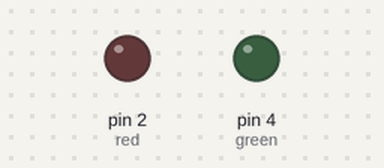
Bench run of a sketch on a simulated Arduino Uno, built with avr-gcc and run on an emulated ATmega328P. On the bench: output pins drawn as LEDs (lit = HIGH).

Above: at 0.05 s.
At 1.15 s:
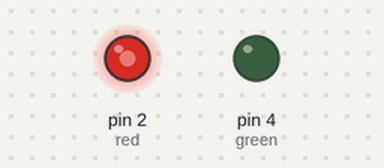
At 2.25 s:
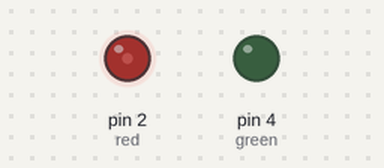
At 4.65 s:
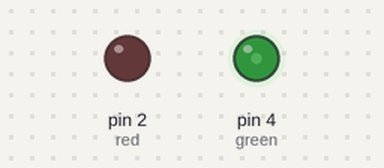
Timing chart, 0 to 6.3 s (numbered marks = the images above):
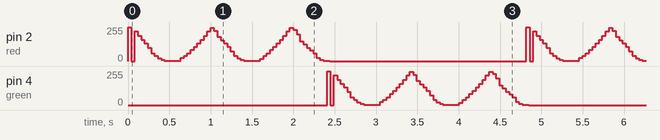

The sketch:

arduino_code.ino
```cpp
unsigned long time;
int t = 2400; //delay time

void setup() {
pinMode(2,OUTPUT);//red
pinMode(4,OUTPUT);//green
}

void loop() {
  time = millis();
unsigned long count = 0;
while((unsigned long)(millis() - time) < t)
  {

      digitalWrite(2,HIGH);
        delay(abs(abs(sin(((count%100)/100.0)*2.0*M_PI)*10.0*2)-20));
      digitalWrite(2,LOW);
        //delay(abs(((count%100)/5)-10.0));
        delay(abs(sin(((count%100)/100.0)*2.0*M_PI)*10.0*2));
        count++;
  }
digitalWrite(2,LOW);
time = millis();
count = 0;
while((unsigned long)(millis() - time) < t)
  {

      digitalWrite(4,HIGH);
        delay(abs(abs(sin(((count%100)/100.0)*2.0*M_PI)*10.0*2)-20));
      digitalWrite(4,LOW);
        //delay(abs(((count%100)/5)-10.0));
        delay(abs(sin(((count%100)/100.0)*2.0*M_PI)*10.0*2));
        count++;
  }
digitalWrite(4,LOW);
}
/* old
void loop() {
  time = millis();
unsigned long count = 0;
while((unsigned long)(millis() - time) < 3000)
  {

      digitalWrite(2,HIGH);
        delay(abs(abs(sin(((count%100)/100.0)*2.0*M_PI)*10.0*2)-20));
      digitalWrite(2,LOW);
        //delay(abs(((count%100)/5)-10.0));
        delay(abs(sin(((count%100)/100.0)*2.0*M_PI)*10.0*2));
        count++;
  }
digitalWrite(2,LOW);
 //green
digitalWrite(4,HIGH);
delay(t);
digitalWrite(4,LOW);
 //red strong
digitalWrite(2,HIGH);
delay(t);
digitalWrite(2,LOW);
//green
digitalWrite(4,HIGH);
delay(t);
digitalWrite(4,LOW);
  //------------------
  for(int i = 0; i < 4;i++)
  {
  //red weak
time = millis();
while((unsigned long)(millis() - time) < t)
  {
      digitalWrite(2,HIGH);
        delay(1);
      digitalWrite(2,LOW);
        delay(10);
  }
digitalWrite(2,LOW);
 //green
digitalWrite(4,HIGH);
delay(t);
digitalWrite(4,LOW);
 //red strong
digitalWrite(2,HIGH);
delay(t);
digitalWrite(2,LOW);
//green
digitalWrite(4,HIGH);
delay(t);
digitalWrite(4,LOW);
}

//----------------------------------------------
//red weak


}
*/
/*while((time + 1000) > millis())
  {
    if(millis()%2 = 0)
      digitalWrite(2,HIGH);
    else
      digitalWrite(2,LOW);
  }
  */
```

Measured:
- by itself, pin 2 (red), pin 4 (green): moves between 0/255 and 255/255, repeating every 4.8 s
